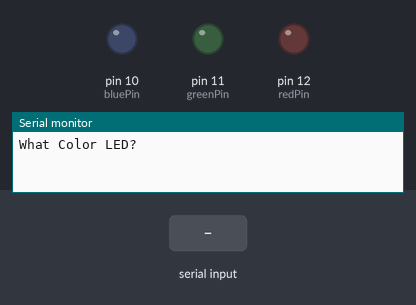
The sketch below on a simulated Arduino Uno, built with avr-gcc and run on an emulated ATmega328P. On the bench: output pins drawn as LEDs (lit = HIGH), the last lines printed to the serial monitor. The test bench sets the inputs (shaded band).

Above: at 1.2 s.
1.3 s: "red" received over Serial
At 3.5 s:
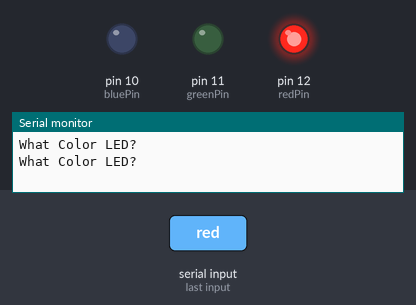
3.8 s: "green" received over Serial
At 5.6 s:
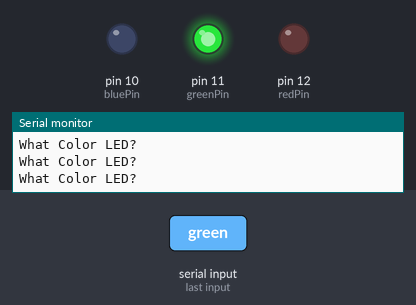
6.3 s: "blue" received over Serial
At 8.5 s:
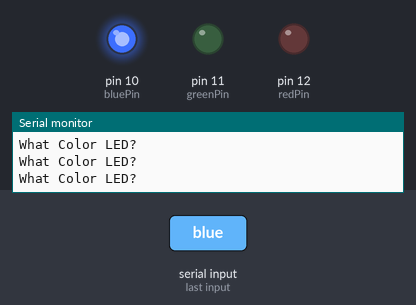
8.8 s: "Red0" received over Serial
At 10.6 s:
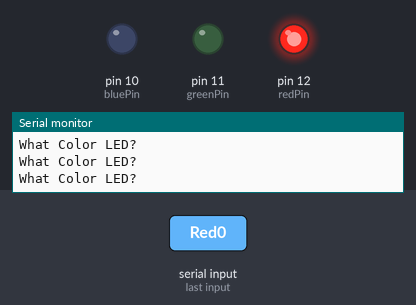
11.3 s: "Green" received over Serial
At 13.7 s:
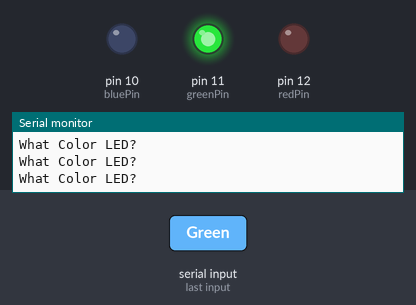
Timing chart, 0 to 14.8 s (numbered marks = the images above; inputs shaded):
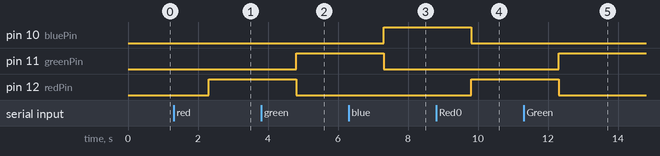

The sketch:

sketch_jan4a.ino
```cpp
int redPin = 12;
int greenPin = 11;
int bluePin = 10;
String myColor;
String msg = "What Color LED? ";

void setup() {
  // put your setup code here, to run once:
  Serial.begin(9600);
  pinMode(redPin, OUTPUT);
  pinMode(greenPin, OUTPUT);
  pinMode(bluePin, OUTPUT);
}

void loop() {
  // put your main code here, to run repeatedly:
  Serial.println(msg);
  while(Serial.available() == 0) {

  }
  myColor = Serial.readString();
  myColor.trim();  // Remove whitespace and newline characters

  if (myColor == "red" || myColor == "Red0") {
    digitalWrite(redPin, HIGH);
    digitalWrite(greenPin, LOW);
    digitalWrite(bluePin, LOW);
  }

  if (myColor == "green" || myColor == "Green") {
    digitalWrite(redPin, LOW);
    digitalWrite(greenPin, HIGH);
    digitalWrite(bluePin, LOW);
  }

  if (myColor == "blue" || myColor == "Blue") {
    digitalWrite(redPin, LOW);
    digitalWrite(greenPin, LOW);
    digitalWrite(bluePin, HIGH);
  }
}
```

Measured:
- after the input at 1.3 s, pin 12 (redPin): LOW → HIGH after 1.0 s
- after the input at 3.8 s, pin 11 (greenPin): LOW → HIGH after 1.0 s; pin 12 (redPin): HIGH → LOW after 1.0 s
- after the input at 6.3 s, pin 10 (bluePin): LOW → HIGH after 1.0 s; pin 11 (greenPin): HIGH → LOW after 1.0 s
- after the input at 8.8 s, pin 10 (bluePin): HIGH → LOW after 1.0 s; pin 12 (redPin): LOW → HIGH after 1.0 s
- after the input at 11.3 s, pin 11 (greenPin): LOW → HIGH after 1.0 s; pin 12 (redPin): HIGH → LOW after 1.0 s
